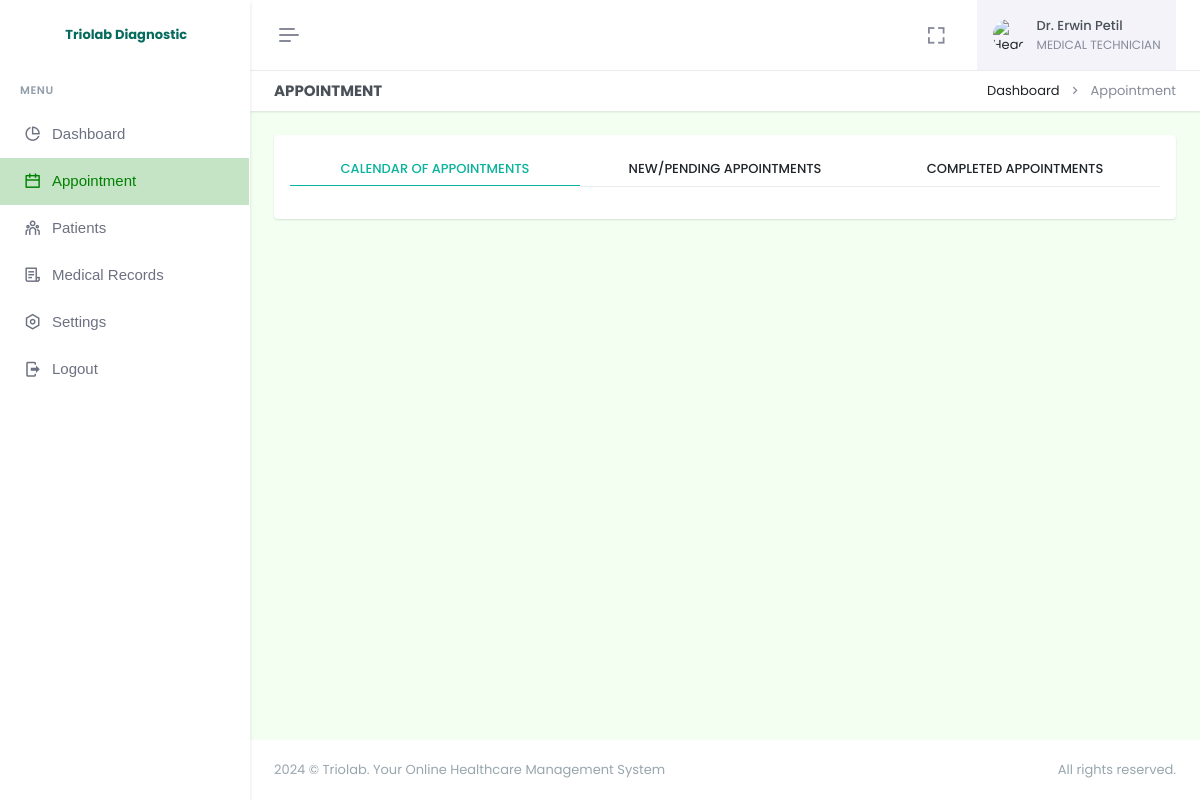
Page /doctor/appointment.php (signed in) on the committed database.
### tables this page shows
CREATE TABLE `doctor` (
  `employee_id` varchar(255) NOT NULL,
  `firstname` varchar(255) NOT NULL,
  `lastname` varchar(255) NOT NULL,
  `username` varchar(255) NOT NULL,
  `email` varchar(255) NOT NULL,
  `password` varchar(255) NOT NULL,
  `profile_img` varchar(255) DEFAULT NULL,
  `department_id` int(11) DEFAULT NULL,
  `date_added` timestamp NOT NULL DEFAULT current_timestamp(),
  `is_archive` tinyint(4) NOT NULL DEFAULT 0,
  PRIMARY KEY (`employee_id`),
  KEY `fk_doctor_department_new` (`department_id`),
  CONSTRAINT `fk_doctor_department_new` FOREIGN KEY (`department_id`) REFERENCES `departments` (`id`) ON DELETE SET NULL
);

CREATE TABLE `departments` (
  `id` int(255) NOT NULL AUTO_INCREMENT,
  `name` varchar(255) NOT NULL,
  `date_added` date NOT NULL DEFAULT current_timestamp(),
  `is_archive` tinyint(4) NOT NULL DEFAULT 0,
  PRIMARY KEY (`id`)
);

### doctor/appointment.php (the view, shortened to what this page needs)
<?php
include "logAction.php";
?>
<!doctype html>
<html lang="en" data-layout="vertical" data-topbar="light" data-sidebar="light" data-sidebar-size="lg" data-sidebar-image="none" data-preloader="disable" data-theme="default" data-theme-colors="green">
<head>
    <link rel="stylesheet" href="https://cdn.jsdelivr.net/npm/flatpickr/dist/flatpickr.min.css">
    <link href="assets/css/bootstrap.min.css" rel="stylesheet" type="text/css" />
    <link href="assets/css/icons.min.css" rel="stylesheet" type="text/css" />
    <link href="assets/css/app.min.css" rel="stylesheet" type="text/css" />
    <link href="assets/css/custom.min.css" rel="stylesheet" type="text/css" />
</head>
<body style="background-color: #F2FFF1">
    <div id="layout-wrapper">
        <?php require "header.php"; ?>
        <?php require "sidebar.php" ?>
        <?php include "functions.php"; ?>
        <div class="main-content">
            <div class="page-content">
                <div class="container-fluid">
                    <div class="row">
                        <div class="col-12">
                            <div class="page-title-box d-sm-flex align-items-center justify-content-between bg-galaxy-transparent">
                                <h4 class="mb-sm-0">Appointment</h4>
                                <div class="page-title-right">
                                    <ol class="breadcrumb m-0">
                                        <li class="breadcrumb-item"><a href="index.php">Dashboard</a></li>
                                        <li class="breadcrumb-item active">Appointment</li>
                                    </ol>
                                </div>
                            </div>
                        </div>
                    </div>
                    <div class="row">
                        <div class="col-12">
                            <div class="card">
                                <div class="card-body">
                                    <ul class="nav nav-tabs nav-tabs-custom nav-success nav-justified mb-3" role="tablist">
                                        <li class="nav-item">
                                            <a class="nav-link active" data-bs-toggle="tab" href="#calendarTab" role="tab">
                                                CALENDAR OF APPOINTMENTS
                                            </a>
                                        </li>
                                        <li class="nav-item">
                                            <a class="nav-link" data-bs-toggle="tab" href="#new" role="tab">
                                                NEW/PENDING APPOINTMENTS
                                            </a>
                                        </li>
                                        <li class="nav-item">
                                            <a class="nav-link" data-bs-toggle="tab" href="#completed" role="tab">
                                                COMPLETED APPOINTMENTS
                                            </a>
                                        </li>
                                    </ul>
                                                    <?= calendarWeekShowsDoctor(); ?>
                                </div>
                            </div>
                        </div>
                    </div>
                </div>
            </div>
            <?php require "footer.php"; ?>
        </div>
    </div>
</body>
</html>

### doctor/header.php (shortened to what this page needs)
<header id="page-topbar">
    <div class="layout-width">
        <div class="navbar-header">
            <div class="d-flex">
                <button type="button" class="btn btn-sm px-3 fs-16 header-item vertical-menu-btn topnav-hamburger material-shadow-none" id="topnav-hamburger-icon">
                    <span class="hamburger-icon">
                        <span></span>
                        <span></span>
                        <span></span>
                    </span>
                </button>
            </div>
            <div class="d-flex align-items-center">
                <div class="ms-1 header-item d-none d-sm-flex">
                    <button type="button" class="btn btn-icon btn-topbar material-shadow-none btn-ghost-secondary rounded-circle" data-toggle="fullscreen">
                        <i class='bx bx-fullscreen fs-22'></i>
                    </button>
                </div>
                <?php
                $doctor_id = $_SESSION['user_id'];
                $selectDoctor = $pdo->query("SELECT * FROM doctor WHERE employee_id = '$doctor_id'");
                $fetchDoctor = $selectDoctor->fetch(PDO::FETCH_ASSOC);
                $department_id = $fetchDoctor['department_id'];
                $selectDepartment = $pdo->query("SELECT * FROM departments WHERE id = '$department_id'");
                $fetchDepartment = $selectDepartment->fetch(PDO::FETCH_ASSOC);
                ?>
                <div class="dropdown ms-sm-3 header-item topbar-user">
                    <button type="button" class="btn material-shadow-none" id="page-header-user-dropdown" data-bs-toggle="dropdown" aria-haspopup="true" aria-expanded="false">
                        <span class="d-flex align-items-center">
                            <img class="rounded-circle header-profile-user" src="<?= $fetchDoctor['profile_img'] == NULL ? "assets/images/dummy.png" : $fetchDoctor['profile_img'] ?>" alt="Header Avatar">
                            <span class="text-start ms-xl-2">
                                <span class="d-none d-xl-inline-block ms-1 fw-medium user-name-text">Dr. <?= $fetchDoctor['firstname'] . " " . $fetchDoctor['lastname'] ?></span>
                                <span class="d-none d-xl-block ms-1 fs-12 user-name-sub-text"><?= $fetchDepartment['name'] ?></span>
                            </span>
                        </span>
                    </button>
                </div>
            </div>
        </div>
    </div>
</header>

### rows in the picture
doctor: firstname "Erwin", lastname "Petil"
departments: name "MEDICAL TECHNICIAN"
